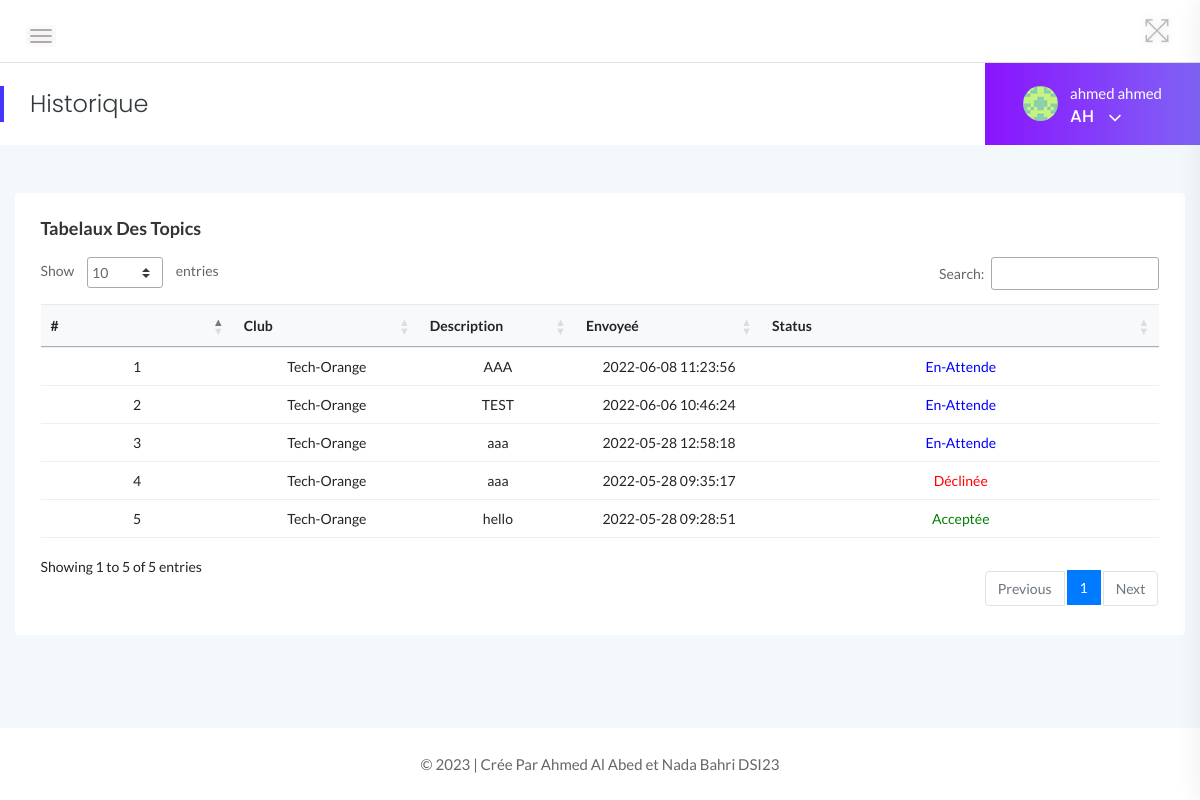
Page /employees/reservationTP-history.php (signed in) on the committed database.
### tables this page shows
CREATE TABLE IF NOT EXISTS `tblemployees` (
  `id` int(11) NOT NULL AUTO_INCREMENT,
  `EmpId` varchar(100) NOT NULL,
  `FirstName` varchar(150) NOT NULL,
  `LastName` varchar(150) NOT NULL,
  `EmailId` varchar(200) NOT NULL,
  `Password` varchar(180) NOT NULL,
  `Gender` varchar(100) NOT NULL,
  `Dob` varchar(100) NOT NULL,
  `Department` varchar(255) NOT NULL,
  `Address` varchar(255) NOT NULL,
  `City` varchar(200) NOT NULL,
  `Country` varchar(150) NOT NULL,
  `Phonenumber` char(11) NOT NULL,
  `Status` int(1) NOT NULL,
  `RegDate` timestamp NOT NULL DEFAULT CURRENT_TIMESTAMP,
  PRIMARY KEY (`id`)
);

CREATE TABLE IF NOT EXISTS `reservationtp` (
  `id` int(11) NOT NULL AUTO_INCREMENT,
  `NomClub` varchar(200) DEFAULT NULL,
  `Description` mediumtext NOT NULL,
  `PostingDate` timestamp NOT NULL DEFAULT CURRENT_TIMESTAMP,
  `AdminRemarkDate` varchar(120) DEFAULT NULL,
  `Status` int(1) NOT NULL,
  `IsRead` int(1) NOT NULL,
  `empid` int(11) DEFAULT NULL,
  PRIMARY KEY (`id`),
  KEY `UserEmail` (`empid`)
);

### employees/reservationTP-history.php (the view, shortened to what this page needs)
<?php
    include('includes/dbconn.php');
    if(strlen($_SESSION['emplogin'])==0){
    header('location:../index.php');
    }   else    {
 ?>
<!doctype html>
<html class="no-js" lang="en">
<head>
    <link rel="stylesheet" href="../assets/css/bootstrap.min.css">
    <link rel="stylesheet" href="../assets/css/font-awesome.min.css">
    <link rel="stylesheet" href="../assets/css/themify-icons.css">
    <link rel="stylesheet" href="../assets/css/metisMenu.css">
    <link rel="stylesheet" href="../assets/css/owl.carousel.min.css">
    <link rel="stylesheet" href="../assets/css/slicknav.min.css">
    <link rel="stylesheet" href="https://www.amcharts.com/lib/3/plugins/export/export.css" type="text/css" media="all" />
    <link rel="stylesheet" type="text/css" href="https://cdn.datatables.net/1.10.19/css/jquery.dataTables.css">
    <link rel="stylesheet" type="text/css" href="https://cdn.datatables.net/1.10.18/css/dataTables.bootstrap4.min.css">
    <link rel="stylesheet" type="text/css" href="https://cdn.datatables.net/responsive/2.2.3/css/responsive.bootstrap.min.css">
    <link rel="stylesheet" type="text/css" href="https://cdn.datatables.net/responsive/2.2.3/css/responsive.jqueryui.min.css">
    <link rel="stylesheet" href="../assets/css/typography.css">
    <link rel="stylesheet" href="../assets/css/default-css.css">
    <link rel="stylesheet" href="../assets/css/styles.css">
    <link rel="stylesheet" href="../assets/css/responsive.css">
</head>
<body>
    <div class="page-container">
        <div class="main-content">
            <div class="header-area">
                <div class="row align-items-center">
                    <div class="col-md-6 col-sm-8 clearfix">
                        <div class="nav-btn pull-left">
                            <span></span>
                            <span></span>
                            <span></span>
                        </div>
                    </div>
                    <div class="col-md-6 col-sm-4 clearfix">
                        <ul class="notification-area pull-right">
                            <li id="full-view"><i class="ti-fullscreen"></i></li>
                        </ul>
                    </div>
                </div>
            </div>
            <div class="page-title-area">
                <div class="row align-items-center">
                    <div class="col-sm-6">
                        <div class="breadcrumbs-area clearfix">
                            <h4 class="page-title pull-left">Historique</h4>
                        </div>
                    </div>
                    <div class="col-sm-6 clearfix">
                         <?php include '../includes/employee-profile-section.php'?>
                    </div>
                </div>
            </div>
            <div class="main-content-inner">
                <div class="row">
                    <div class="col-12 mt-5">
                        <div class="card">
                            <div class="card-body">
                                <h4 class="header-title">Tabelaux des Topics</h4>
                                <div class="data-tables">
                                    <table id="dataTable" class="table table-hover progress-table text-center">
                                        <thead class="bg-light text-capitalize">
                                            <tr>
                                                <th>#</th>
                                                <th width="150">Club</th>
                                                <th width="120">Description</th>
                                                <th width="150">Envoyeé</th>
                                                <th>Status</th>
                                            </tr>
                                        </thead>
                                        <tbody>
                                        <?php
                                        $eid=$_SESSION['eid'];
                                        $sql = "SELECT reservationtp.id as lid,tblemployees.FirstName,tblemployees.LastName,tblemployees.EmpId,tblemployees.id,reservationtp.NomClub,reservationtp.Description,reservationtp.PostingDate,reservationtp.Status from reservationtp join tblemployees on reservationtp.empid=tblemployees.id order by lid desc";
                                        $query = $dbh -> prepare($sql);
                                        $query->bindParam(':eid',$eid,PDO::PARAM_STR);
                                        $query->execute();
                                        $results=$query->fetchAll(PDO::FETCH_OBJ);
                                        $cnt=1;
                                        if($query->rowCount() > 0){
                                        foreach($results as $result)
                                        {  ?>
                                            <tr>
                                            <td> <?php echo htmlentities($cnt);?></td>
                                            <td><?php echo htmlentities($result->NomClub);?></td>
                                            <td><?php echo htmlentities($result->Description);?></td>
                                            <td><?php echo htmlentities($result->PostingDate);?></td>
                                            <td> <?php $stats=$result->Status;
                                                if($stats==1){
                                             ?>
                                                 <span style="color: green">Acceptée</span>
                                                 <?php } if($stats==2)  { ?>
                                                <span style="color: red">Déclinée</span>
                                                 <?php } if($stats==0)  { ?>
                                                <span style="color: blue">En-Attende</span>
                                                <?php } ?>
                                             </td>
                                        </tr>
                                         <?php $cnt++;} }?>
                                        </tbody>
                                    </table>
                                </div>
                            </div>
                        </div>
                    </div>
                </div>
            </div>
        </div>
        <?php include '../includes/footer.php' ?>
    </div>
</body>
</html>
<?php } ?>

### includes/logged.php (shortened to what this page needs)
<?php
    include '../includes/dbconn.php';
    $eid=$_SESSION['eid'];
    $sql = "SELECT FirstName,LastName,EmpId from  tblemployees where id=:eid";
    $query = $dbh -> prepare($sql);
    $query->bindParam(':eid',$eid,PDO::PARAM_STR);
    $query->execute();
    $results=$query->fetchAll(PDO::FETCH_OBJ);
    if($query->rowCount() > 0){
        foreach($results as $result)
    {    ?>
        <p style="color:white;"><?php echo htmlentities($result->FirstName." ".$result->LastName);?></p>
        <span><?php echo htmlentities($result->EmpId)?></span>
<?php }
    }
?>

### assets/css/styles.css (style rules this page uses)
.page-container { width: 100%; height: 100%; min-height: 100vh; padding-left: 280px; -webkit-transition: padding-left 0.3s ease 0s; transition: padding-left 0.3s ease 0s; }
.sbar_collapsed.page-container { padding-left: 0; }
.card { border: none; border-radius: 4px; background-color: #fff; -webkit-transition: all 0.3s ease 0s; transition: all 0.3s ease 0s; }
.card-body { padding: 25.6px; padding: 1.6rem; }
.main-content { width: 100%; background: #f3f8fb; }
.main-content-inner { padding: 0 30px 50px; }
.header-area { padding: 15px 30px; background: #fff; border-bottom: 1px solid #d8e3e7; }
.nav-btn { margin: 10px 30px 0 0; cursor: pointer; }
.nav-btn span { display: block; width: 22px; height: 2px; background: #b3aaaa; margin: 4px 0; border-radius: 15px; -webkit-transition: all 0.3s ease 0s; transition: all 0.3s ease 0s; box-shadow: 0 0 0 4px rgba(99, 96, 96, 0.03); }
.nav-btn span:nth-child(2) { opacity: 0; }
.nav-btn span:first-child { -webkit-transform: rotate(45deg) translate(5px, 5px); transform: rotate(45deg) translate(5px, 5px); }
.nav-btn span:last-child { -webkit-transform: rotate(-45deg) translate(3px, -3px); transform: rotate(-45deg) translate(3px, -3px); }
.sbar_collapsed .nav-btn span { transform: none; opacity: 1; }
.notification-area { -webkit-user-select: none; -moz-user-select: none; -ms-user-select: none; user-select: none; position: relative; z-index: 1; }
.notification-area li { display: inline-block; margin-left: 20px; cursor: pointer; -webkit-user-select: none; -moz-user-select: none; -ms-user-select: none; user-select: none; }
.notification-area li > i { font-size: 26px; color: #bdbcbc; vertical-align: middle; text-shadow: 0 0 8px rgba(0, 0, 0, 0.12); -webkit-transition: color 0.3s ease 0s; transition: color 0.3s ease 0s; }
.notification-area li#full-view { display: inline-block; }
.page-title-area { padding: 0 30px; background: #fff; position: relative; }
.page-title-area:before { content: ""; position: absolute; left: 0; top: 50%; width: 4px; height: 36px; background: var(--primary-color); -webkit-transform: translateY(-50%); transform: translateY(-50%); }
.page-title { font-size: 24px; font-weight: 300; color: #313b3d; letter-spacing: 0; margin-right: 30px; }
.header-title { font-family: "Lato", sans-serif; font-size: 18px; font-weight: 600; letter-spacing: 0; color: #333; text-transform: capitalize; margin-bottom: 17px; }
table tr th { border-bottom: none; }
table tr th, table tr td { border-top: 1px solid rgba(120, 130, 140, 0.13) !important; }
table.dataTable.no-footer { border-bottom: 1px solid rgba(120, 130, 140, 0.13) !important; }
table.dataTable thead th, table.dataTable thead td { border-bottom-color: transparent; }

### rows in the picture
tblemployees: FirstName+LastName "ahmed ahmed", EmpId "AH"
reservationtp: NomClub "Tech-Orange", Description "AAA", PostingDate "2022-06-08 11:23:56", Status "En-Attende"
reservationtp: NomClub "Tech-Orange", Description "TEST", PostingDate "2022-06-06 10:46:24", Status "En-Attende"
reservationtp: NomClub "Tech-Orange", Description "aaa", PostingDate "2022-05-28 12:58:18", Status "En-Attende"
reservationtp: NomClub "Tech-Orange", Description "aaa", PostingDate "2022-05-28 09:35:17", Status "Déclinée"
reservationtp: NomClub "Tech-Orange", Description "hello", PostingDate "2022-05-28 09:28:51", Status "Acceptée"
